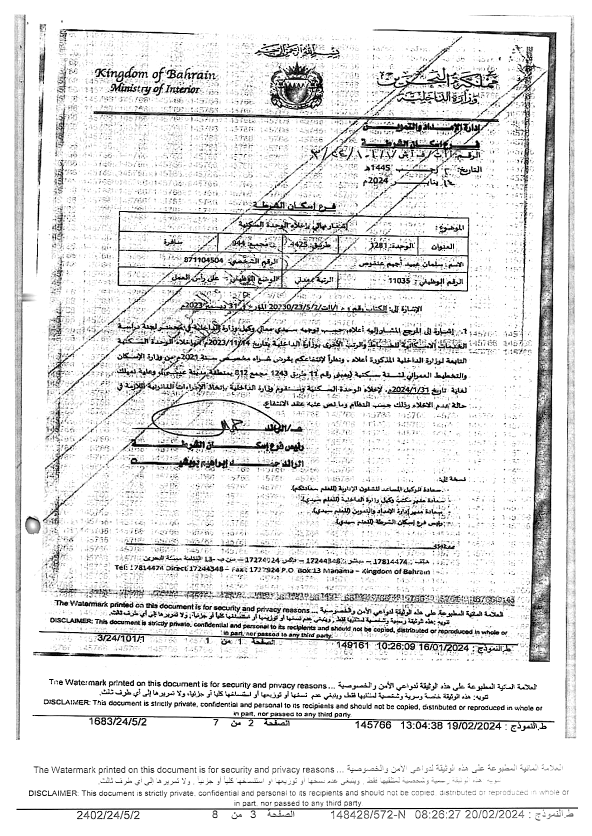
#> input picture scratch/2_arabic_document_ocr_study/page-15_cleaned.png, 1184 x 1672 px (shown at 1/2 size)
$ python -i image_processing.py   (imports and definitions only)
#> lines starting #> are read from the running program, lines starting #| are printed output that depends on the picture; after the words box and inside, x2 and y2 are one past the last pixel; in counts of white or black regions, pixels touching at a corner belong together
#> further down, picture is the input picture: shape (1672, 1184); min 0, max 255, mean 226.4
"""
Image processing utilities for PDF document analysis.

This module provides functions for extracting pages from PDF documents, cleaning
them up (deskewing, illumination normalization, and diacritic boosting), and
saving them as high-quality images ready for OCR or classification.
"""
import os
import json
import logging
import fitz  # PyMuPDF
import cv2
import numpy as np

logger = logging.getLogger(__name__)

# [21 lines left out: function adjust_levels, not called in this run]

def auto_deskew(image: np.ndarray) -> np.ndarray:
    """
    Automatically detect and correct text skew in a grayscale image.

    Args:
        image: The input grayscale image as a NumPy array.

    Returns:
        The deskewed image, or the original image if no skew was detected
        or the skew angle was negligible.
    """
    thresh = cv2.bitwise_not(image)
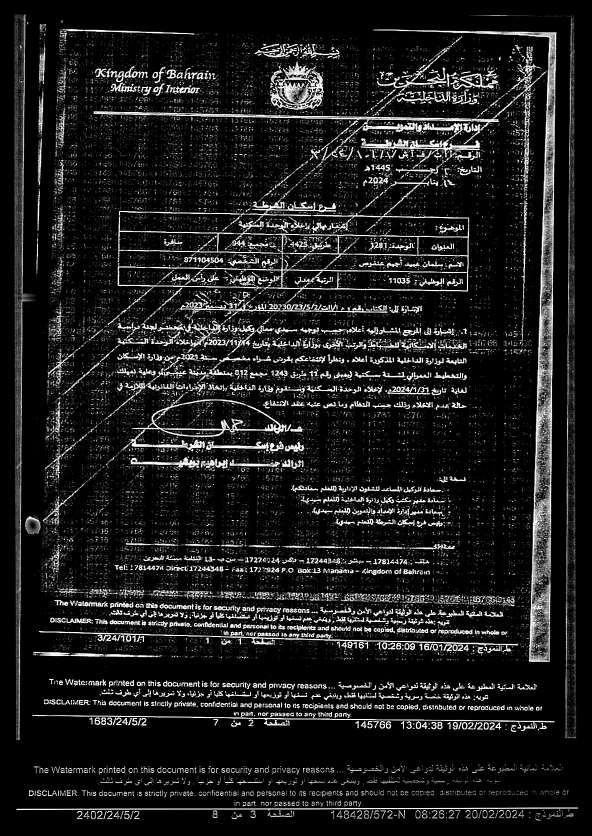
#> thresh: shape (1672, 1184) (shown at 1/2 size); min 0, max 255, mean 28.6
    _, thresh = cv2.threshold(thresh, 0, 255, cv2.THRESH_BINARY | cv2.THRESH_OTSU)
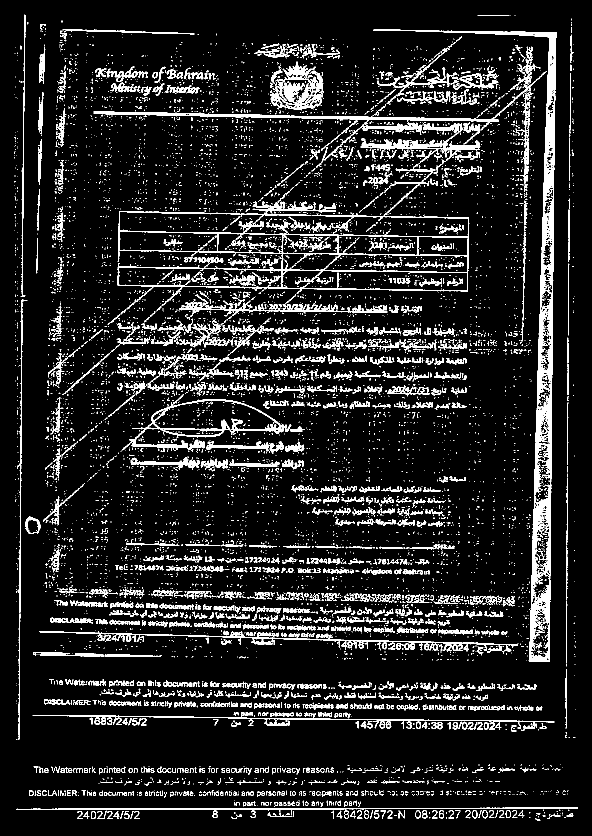
#> thresh: shape (1672, 1184) (shown at 1/2 size); 10.8% white; 9412 white regions (8091 under 20 px), largest, box (x1, y1, x2, y2) and area: (746, 59, 1114, 1324) 23815, (235, 362, 939, 588) 9989, (187, 142, 1094, 261) 4767

    coords = np.column_stack(np.where(thresh > 0))
#> coords = 213129 pairs, first value 29 to 1640, second value 29 to 1155
    if len(coords) == 0:
        return image

    angle = cv2.minAreaRect(coords)[-1]
#> angle = -89.83

    if angle < -45:
        angle = -(90 + angle)
#> angle = -0.169
    else:
        angle = -angle

    if abs(angle) < 0.5:
        return image

    (h, w) = image.shape[:2]
    center = (w // 2, h // 2)
    M = cv2.getRotationMatrix2D(center, angle, 1.0)
    rotated = cv2.warpAffine(image, M, (w, h), flags=cv2.INTER_CUBIC, borderMode=cv2.BORDER_REPLICATE)
    return rotated

# [157 lines left out: functions extract_and_clean_page, process_pdf, not called in this run]

>>> import cv2
>>> picture = cv2.imread('../scratch/2_arabic_document_ocr_study/page-15_cleaned.png', cv2.IMREAD_GRAYSCALE)
>>> result = auto_deskew(picture)
